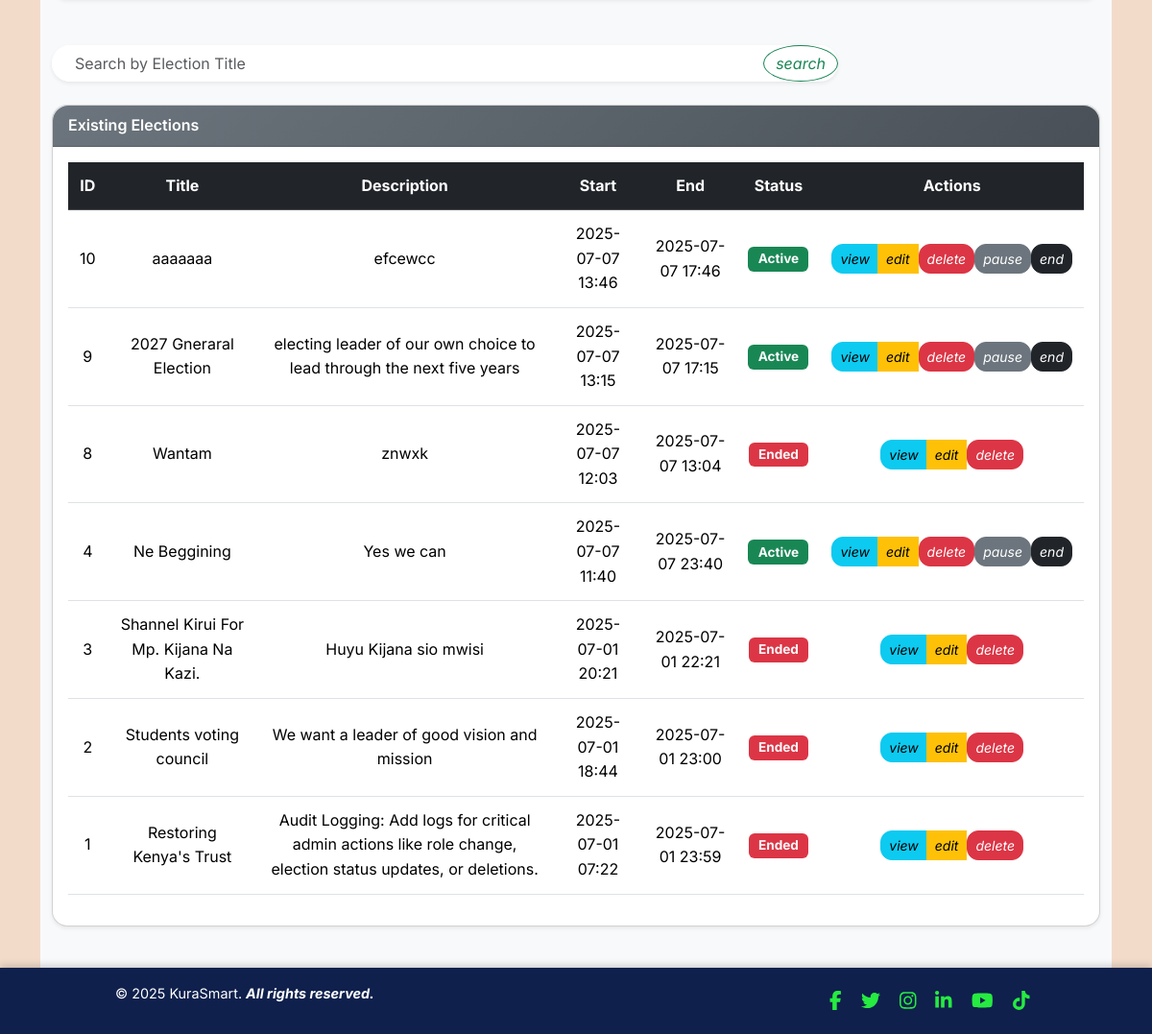
/admin/manage-elections (signed in, lower part), run on an earlier commit of the app's database.
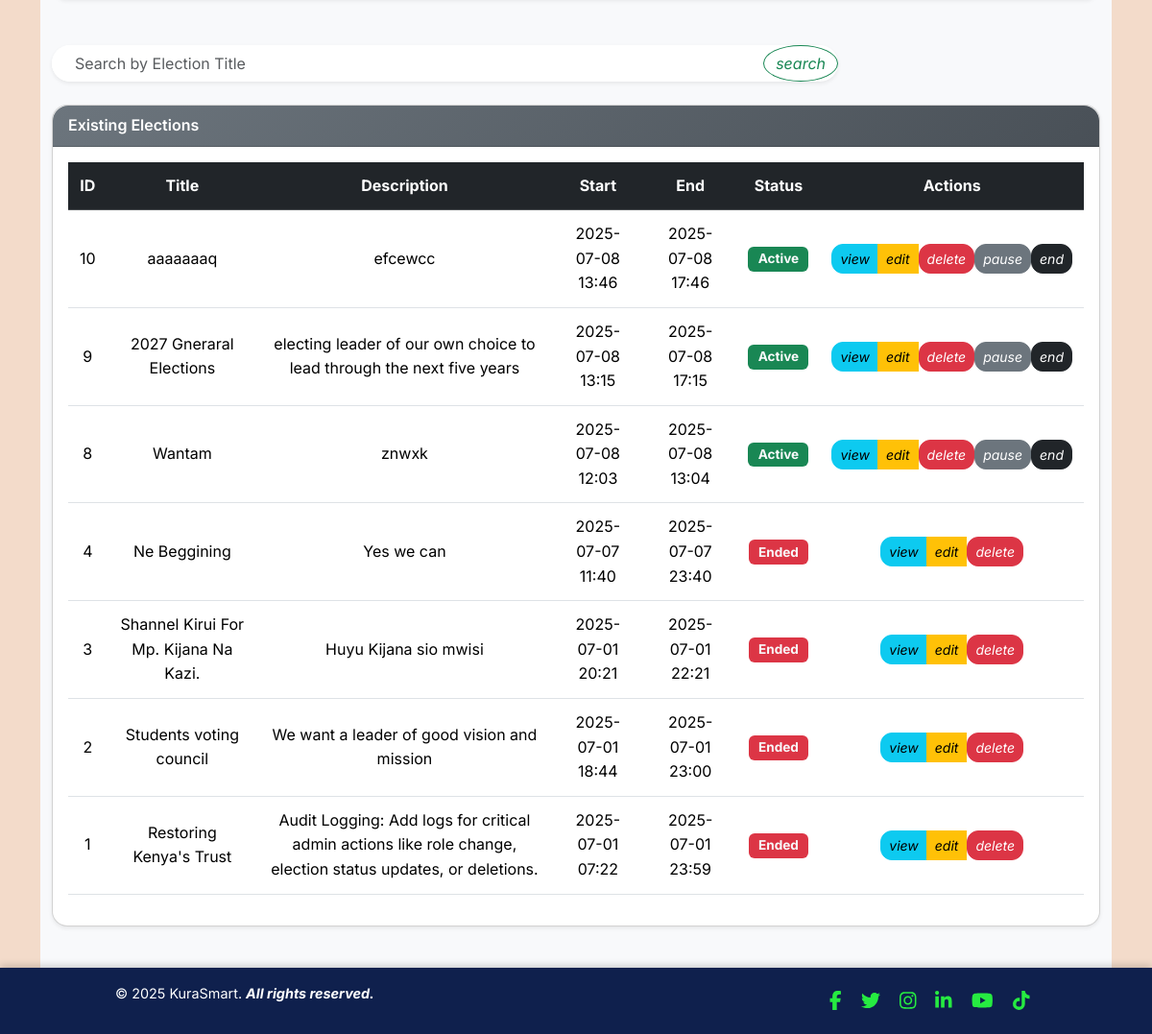
And on a later commit of the database.
### app/models.py (models this page shows, shortened)
class Election(db.Model):
    __tablename__ = 'election'
    id = db.Column(db.Integer, primary_key=True)
    title = db.Column(db.String(255), nullable=False)
    description = db.Column(db.Text)
    start_date = db.Column(db.DateTime, nullable=False)
    end_date = db.Column(db.DateTime, nullable=False)
    is_active = db.Column(db.Boolean, default=True)
    status = db.Column(db.Enum(ElectionStatusEnum), nullable=False, default=ElectionStatusEnum.INACTIVE)
    created_at = db.Column(db.DateTime, default=datetime.utcnow)
    updated_at = db.Column(db.DateTime, onupdate=func.now())
    deactivated_by = db.Column(db.Integer, db.ForeignKey('users.id'))
    candidates = db.relationship('Candidate', back_populates='election', lazy='dynamic')
    positions = db.relationship('Position', back_populates='election', lazy='dynamic', cascade="all, delete-orphan")
    votes = db.relationship('Vote', back_populates='election', lazy='dynamic')

### app/routes/web_auth.py (the view, shortened to what this page needs)
@admin_web_bp.route('/manage-elections', methods=['GET', 'POST'])
@login_required
def manage_elections():
    if not (current_user.is_superadmin or current_user.role == UserRole.admin.value):
        abort(403)
    try:
        form = ElectionForm()
        now = datetime.now()
        current_datetime = now.strftime('%Y-%m-%dT%H:%M')
        elections = Election.query.all()
        for election in elections:
            if election.status not in [ElectionStatusEnum.ENDED, ElectionStatusEnum.PAUSED]:
                if election.start_date <= now < election.end_date:
                    election.status = ElectionStatusEnum.ACTIVE
                elif now >= election.end_date:
                    election.status = ElectionStatusEnum.ENDED
        db.session.commit()
        search_title = request.args.get("search_title", "").strip()
        elections_query = Election.query
        if search_title:
            elections_query = elections_query.filter(Election.title.ilike(f"{search_title}%"))
        elections = elections_query.order_by(Election.start_date.desc()).all()
        return render_template(
            "admin/manage_elections.html",
            elections=elections,
            form=form,
            current_datetime=current_datetime,
            search_title=search_title,
            now=now
        )
    except Exception as e:
        db.session.rollback()
        flash(f"Error managing elections: {e}", "danger")
        return redirect(url_for("admin_web.dashboard"))

### app/forms/forms.py (shortened to what this page needs)
class ElectionForm(FlaskForm):
    title = StringField("Title", validators=[DataRequired()])
    description = TextAreaField("Description")
    start_date = DateTimeLocalField(
        "Start Date", format="%Y-%m-%dT%H:%M", validators=[DataRequired()]
    )
    end_date = DateTimeLocalField(
        "End Date", format="%Y-%m-%dT%H:%M", validators=[DataRequired()]
    )
    status = SelectField(
        "Status",
        choices=[(e.value, e.name.title()) for e in ElectionStatusEnum],
        validators=[DataRequired()],
        coerce=str,  # change to int if your Enum values are ints
    )
    candidates = FieldList(FormField(CandidateForm), min_entries=1)
    submit = SubmitField("Save Changes")

### app/context_processors.py (called while the page is built)
def inject_unread_notifs():
    if current_user.is_authenticated:
        count = Notification.query.filter_by(read=False).count()
    else:
        count = 0
    return {'unread_count': count}

### app/templates/admin/manage_elections.html (shortened to what the changed rows need)
{% extends "base.html" %}
{% block content %}
<div class="manage-elections-background py-5">
  <div class="container" data-aos="fade-up">
    <div class="card shadow-sm rounded-4" data-aos="fade-left">
      <div class="card-body">
        {% if elections %}
          <div class="table-responsive">
            <table class="table align-middle table-hover text-center">
              <thead class="table-dark">
                <tr>
                  <th>ID</th>
                  <th>Title</th>
                  <th>Description</th>
                  <th>Start</th>
                  <th>End</th>
                  <th>Status</th>
                  <th>Actions</th>
                </tr>
              </thead>
              <tbody>
                {% for election in elections %}
                  {% set status = election.status.value if election.status else 'unknown' %}
                  {% set status_clr = {'inactive':'secondary','active':'success','paused':'warning','ended':'danger'}.get(status,'dark') %}
                  <tr data-aos="fade-up" data-aos-delay="{{ loop.index * 50 }}">
                    <td>{{ election.id }}</td>
                    <td>{{ election.title }}</td>
                    <td>{{ election.description or '—' }}</td>
                    <td>{{ election.start_date.strftime('%Y-%m-%d %H:%M') }}</td>
                    <td>{{ election.end_date.strftime('%Y-%m-%d %H:%M') }}</td>
                    <td>
                      <span class="badge bg-{{ status_clr }} text-light">{{ status.title() }}</span>
                    </td>
                    <td>
                      <div class="btn-group" role="group">
                        <a href="{{ url_for('admin_web.view_election', election_id=election.id) }}" class="btn btn-sm btn-info" title="View Details">
                          <i class="bi bi-eye-fill">view</i>
                        </a>
                        <a href="{{ url_for('admin_web.edit_election', election_id=election.id) }}" class="btn btn-sm btn-warning" title="Edit">
                          <i class="bi bi-pencil-fill">edit</i>
                        </a>
                        <form method="POST" action="{{ url_for('admin_web.delete_election', election_id=election.id) }}" onsubmit="return confirm('Are you sure?');" class="d-inline">
                          <button type="submit" class="btn btn-sm btn-danger" title="Delete">
                            <i class="bi bi-trash-fill">delete</i>
                          </button>
                        </form>
                        {% if status == 'active' %}
                          <form method="POST" action="{{ url_for('admin_web.pause_election', election_id=election.id) }}" class="d-inline">
                            <button type="submit" class="btn btn-sm btn-secondary" title="Pause">
                              <i class="bi bi-pause-fill">pause</i>
                            </button>
                          </form>
                          <form method="POST" action="{{ url_for('admin_web.end_election', election_id=election.id) }}" class="d-inline">
                            <button type="submit" class="btn btn-sm btn-dark" title="End">
                              <i class="bi bi-stop-fill">end</i>
                            </button>
                          </form>
                        {% endif %}
                      </div>
                    </td>
                  </tr>
                {% endfor %}
              </tbody>
            </table>
          </div>
        {% else %}
          <p class="text-center text-muted">No elections found.</p>
        {% endif %}
      </div>
    </div>
  </div>
</div>
{% endblock %}

What changed in the data, as far as the page shows it:
changed Election "efcewcc": title "aaaaaaa" → "aaaaaaaq"; start_date "2025-07-07 13:46" → "2025-07-08 13:46"; end_date "2025-07-07 17:46" → "2025-07-08 17:46"
changed Election "electing leader of our own choice to lead through the next five years": title "2027 Gneraral Election" → "2027 Gneraral Elections"; start_date "2025-07-07 13:15" → "2025-07-08 13:15"; end_date "2025-07-07 17:15" → "2025-07-08 17:15"
changed Election "Wantam": start_date "2025-07-07 12:03" → "2025-07-08 12:03"; end_date "2025-07-07 13:04" → "2025-07-08 13:04"; title "Ended" → "Active"; now shows "pause end"
changed Election "Ne Beggining": title "Active" → "Ended"; no longer shows "pause end"
